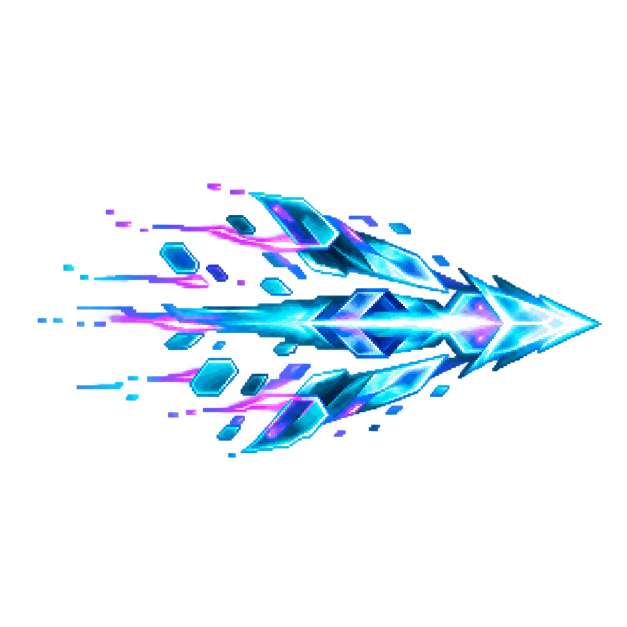
#> input picture assets/art/source/generated/vfx/quantum_trooper-attack-source.png, 1254 x 1254 px (shown at 1/2 size)
$ python pack_quantum_trooper.py
#> lines starting #> are read from the running program, lines starting #| are printed output that depends on the picture
"""Pack the reviewed quantum lance source into the 256 px runtime cell.

Authoring utility only; the game loads the resulting PNG without Python.
"""

from pathlib import Path

from PIL import Image


HERE = Path(__file__).resolve().parent
SOURCE = HERE / "quantum_trooper-attack-source.png"
OUTPUT = HERE / "quantum_trooper-v2-packed.png"

with Image.open(SOURCE) as opened:
#> opened is the input picture: PIL image 1254x1254 RGBA; mean R, G, B, A 11.8, 25.7, 39.5, 31.3
    source = opened.convert("RGBA")
assert source.size == (1254, 1254), source.size
assert source.getpixel((0, 0))[3] == 0, "master needs transparent background"

# Preserve the original composition while reserving breathing room at phone
# scale. This is deterministic texture packaging, not a redraw of the master.
cell = Image.new("RGBA", (256, 256))
#> cell: PIL image 256x256 RGBA; every value is 0
scaled = source.resize((220, 220), Image.Resampling.NEAREST)
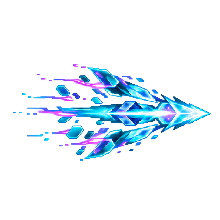
#> scaled: PIL image 220x220 RGBA; mean R, G, B, A 11.8, 25.7, 39.6, 31.3; transparent parts drawn white
cell.alpha_composite(scaled, (18, 18))
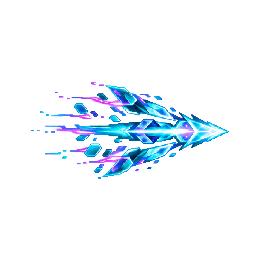
#> cell: PIL image 256x256 RGBA; mean R, G, B, A 8.7, 19, 29.3, 23.1; transparent parts drawn white
alpha = cell.getchannel("A")
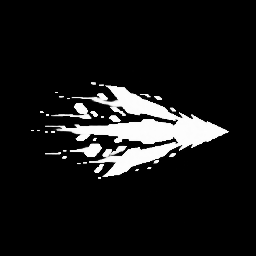
#> alpha: PIL image 256x256 L; min 0, max 255, mean 23.1
box = alpha.point(lambda value: 255 if value >= 24 else 0).getbbox()
#> box = (31, 82, 229, 179)
assert box and box[0] >= 6 and box[1] >= 6 and box[2] <= 250 and box[3] <= 250, box
OUTPUT.parent.mkdir(parents=True, exist_ok=True)
cell.save(OUTPUT, optimize=True)
print(OUTPUT, box, OUTPUT.stat().st_size)
#| assets/art/source/generated/vfx/quantum_trooper-v2-packed.png (31, 82, 229, 179) 25105

$ run again, with assets/art/source/generated/vfx/arrow-master.png copied over assets/art/source/generated/vfx/quantum_trooper-attack-source.png
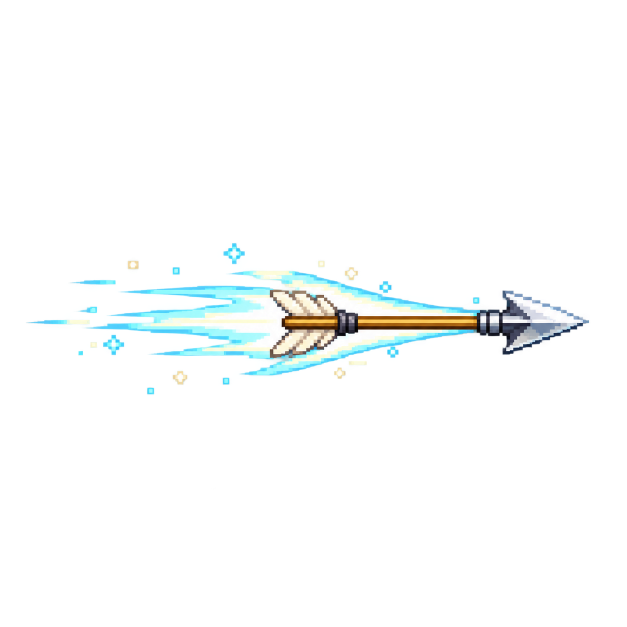
#> input picture assets/art/source/generated/vfx/arrow-master.png, 1254 x 1254 px (shown at 1/2 size)
#> opened is the input picture: PIL image 1254x1254 RGBA; mean R, G, B, A 13.8, 18.5, 18.5, 15.9
#> `cell.alpha_composite(scaled, (18, 18))`:
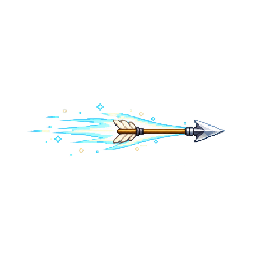
#> cell: PIL image 256x256 RGBA; mean R, G, B, A 10.1, 13.6, 13.7, 11.8; transparent parts drawn white
#> `alpha = cell.getchannel("A")`:
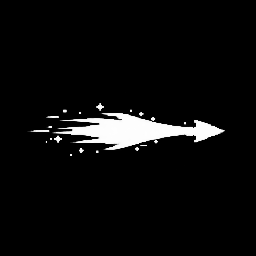
#> alpha: PIL image 256x256 L; min 0, max 255, mean 11.8
#> box = (28, 103, 225, 156)
#| assets/art/source/generated/vfx/quantum_trooper-v2-packed.png (28, 103, 225, 156) 25105

$ run again, with assets/art/source/generated/vfx/beastbite-master.png copied over assets/art/source/generated/vfx/quantum_trooper-attack-source.png
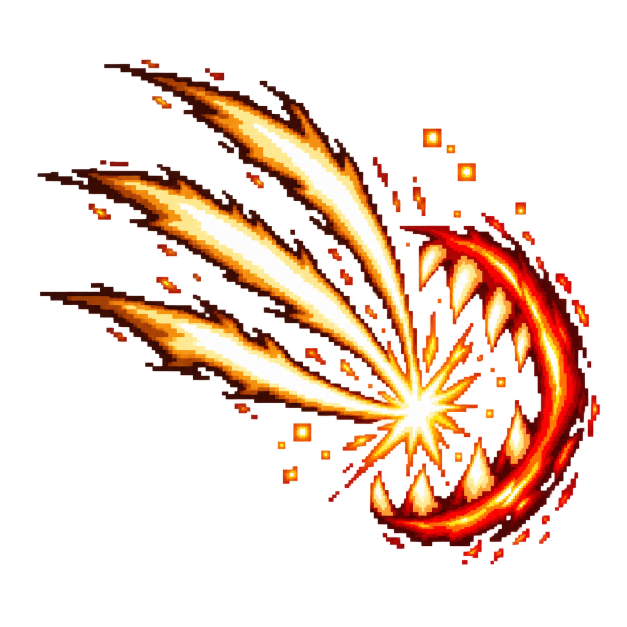
#> input picture assets/art/source/generated/vfx/beastbite-master.png, 1254 x 1254 px (shown at 1/2 size)
#> opened is the input picture: PIL image 1254x1254 RGBA; mean R, G, B, A 60.2, 30, 14.8, 61.7
#> `cell.alpha_composite(scaled, (18, 18))`:
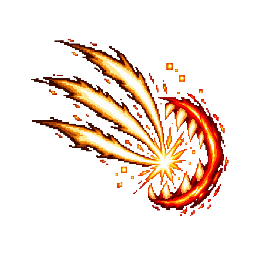
#> cell: PIL image 256x256 RGBA; mean R, G, B, A 44.5, 22.1, 10.9, 45.7; transparent parts drawn white
#> `alpha = cell.getchannel("A")`:
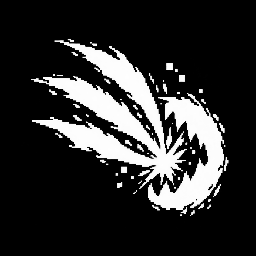
#> alpha: PIL image 256x256 L; min 0, max 255, mean 45.7
#> box = (31, 39, 229, 216)
#| assets/art/source/generated/vfx/quantum_trooper-v2-packed.png (31, 39, 229, 216) 25105
